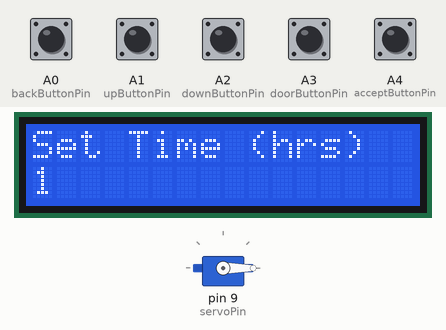
This sketch was run on a simulated Arduino Uno, built with avr-gcc and run on an emulated ATmega328P. Shown: 16×2 character LCD, servo. The inputs (shaded band) are chosen by the test bench; at power-on: A0 (backButtonPin), A1 (upButtonPin), A2 (downButtonPin), A3 (doorButtonPin), A4 (acceptButtonPin) HIGH.

Above: at 1.2 s.
1.3 s: A4 (acceptButtonPin) pulled LOW for 0.15 s
At 1.7 s:
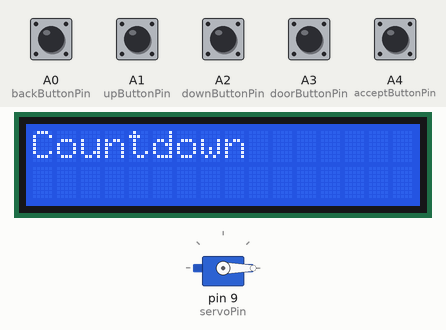
2.9 s: A3 (doorButtonPin) pulled LOW for 0.15 s
At 4.0 s:
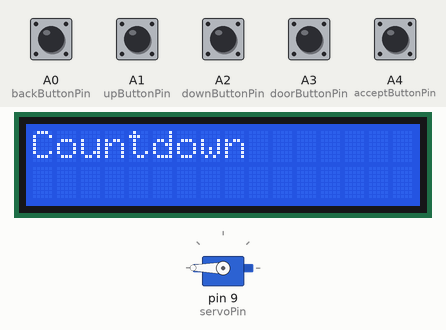
4.5 s: A0 (backButtonPin) pulled LOW for 0.15 s
At 5.4 s:
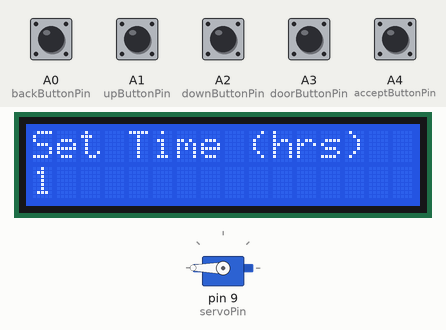
6.1 s: A1 (upButtonPin) pulled LOW for 1 s
At 7.2 s:
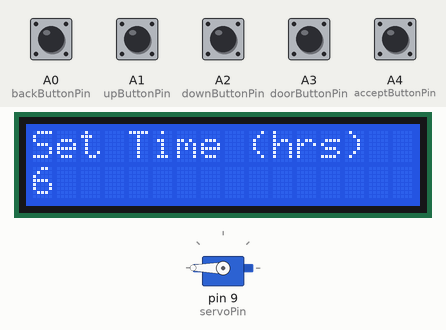
8.6 s: A1 (upButtonPin) pulled LOW for 0.15 s
At 9.6 s:
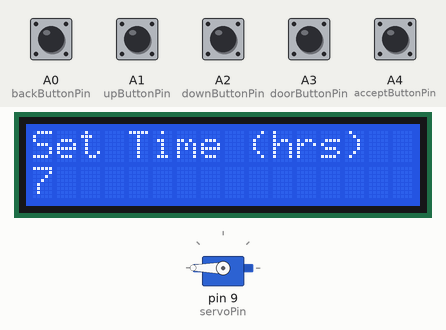
10.2 s: A4 (acceptButtonPin) pulled LOW for 1 s
At 10.9 s:
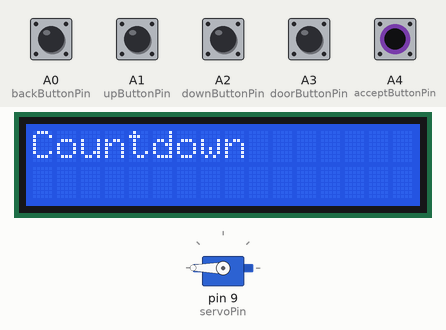
Timing chart, 0 to 13.2 s (numbered marks = the images above; inputs shaded):
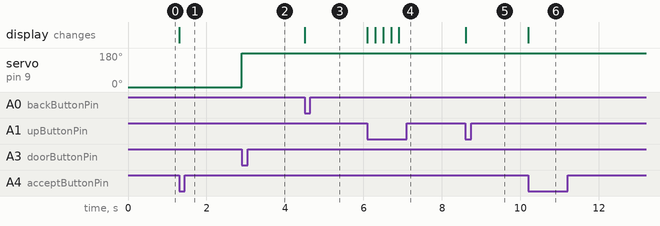

The sketch:

Dog_feeder.ino
```cpp
#include <LiquidCrystal.h>
#include <Servo.h>

LiquidCrystal lcd(12, 11, 5, 4, 3, 2);
Servo servo;

const int servoPin = 9;
const int backButtonPin = A0;
const int upButtonPin = A1;
const int downButtonPin = A2;
const int doorButtonPin = A3;
const int acceptButtonPin = A4;

int selectedHours = 1;
boolean timeSet = false;
boolean menuRequested = true;
boolean doorOpen = false;

void setup() {
  lcd.begin(16, 2);
  lcd.print("Set Time (hrs)");

  pinMode(backButtonPin, INPUT_PULLUP);
  pinMode(upButtonPin, INPUT_PULLUP);
  pinMode(downButtonPin, INPUT_PULLUP);
  pinMode(doorButtonPin, INPUT_PULLUP);
  pinMode(acceptButtonPin, INPUT_PULLUP);

  servo.attach(servoPin);
  servo.write(0); // Set the servo to 0 degrees initially
  servo.detach();
}

void loop() {
  if (menuRequested) {
    // Show the initial menu and wait for the user to set the time
    lcd.clear();
    lcd.print("Set Time (hrs)");
    lcd.setCursor(0, 1);
    lcd.print(selectedHours);
    timeSet = false;

    while (menuRequested) {
      // Check if the up button is pressed
      if (digitalRead(upButtonPin) == LOW) {
        selectedHours++;
        if (selectedHours > 12) {
          selectedHours = 1;
        }
        lcd.setCursor(0, 1);
        lcd.print("  ");
        lcd.setCursor(0, 1);
        lcd.print(selectedHours);
        delay(200); // Button debounce delay
      }

      // Check if the down button is pressed
      if (digitalRead(downButtonPin) == LOW) {
        selectedHours--;
        if (selectedHours < 1) {
          selectedHours = 12;
        }
        lcd.setCursor(0, 1);
        lcd.print("  ");
        lcd.setCursor(0, 1);
        lcd.print(selectedHours);
        delay(200); // Button debounce delay
      }

      // Check if the accept button is pressed
      if (digitalRead(acceptButtonPin) == LOW) {
        menuRequested = false;
        lcd.clear();
        lcd.print("Countdown");
        delay(500); // Button debounce delay
      }
    }
  }

  // Start the countdown
  unsigned long startTime = millis();
  while (millis() - startTime < selectedHours *3600000) {
    // Check if the back button is pressed
    if (digitalRead(backButtonPin) == LOW) {
      menuRequested = true;
      break;
    }
     // Check if the door button is pressed
    if (digitalRead(doorButtonPin) == LOW) {
      if (doorOpen) {
        servo.attach(servoPin);
        servo.write(0); // Close the door
        delay(500); // Button debounce delay
        doorOpen = false;
        servo.detach(); // Detach the servo
      } else {
        servo.attach(servoPin); // Attach the servo
        servo.write(180); // Open the door
        delay(500); // Button debounce delay
        servo.detach();
        doorOpen = true;
      }
    }
  }

  if (!menuRequested) {
    // Perform the servo movement
    servo.attach(servoPin);
    servo.write(120);
    delay(500); // Move servo to 150 degrees for 3 seconds
    servo.write(0);
    delay(500); // Pause at 0 degrees for 0.5 seconds
    servo.detach();

    menuRequested = true;
  }
}
```

Measured:
- after the input at 1.3 s, the display: changes at once (image 1)
- after the input at 2.9 s, servo on pin 9 (servoPin): 0° → 180° at once
- after the input at 4.5 s, the display: changes at once (image 3)
- after the input at 6.1 s, the display: first changes at once (image 4 shows a later state)
- after the input at 8.6 s, the display: changes at once (image 5)
- after the input at 10.2 s, the display: changes at once (image 6)
